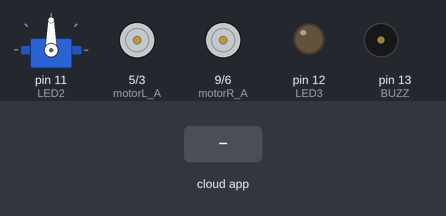
Bench run of a sketch on a simulated Arduino Uno, built with avr-gcc and run on an emulated ATmega328P. Parts: servo, motor-driver pin pairs drawn as motors (green arrow = first pin HIGH = forward, orange = second pin HIGH = backward, longer = more drive), output pins drawn as LEDs (lit = HIGH), buzzer (waves = sounding, pin HIGH). Inputs (shaded band) come from the test bench. The ROS host is connected and sends only what is stated.

Above: at 1.2 s.
1.3 s: the phone or cloud app sets linear.x to -100
At 1.9 s:
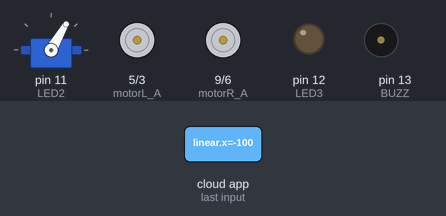
2.8 s: the phone or cloud app sets linear.x to 100
At 4.0 s:
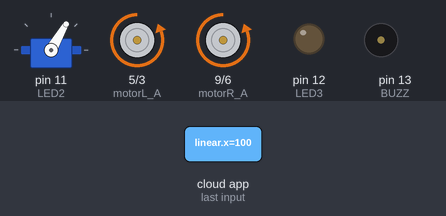
4.3 s: the phone or cloud app sets linear.x to 0
At 5.3 s:
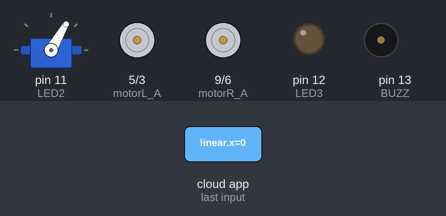
5.8 s: the phone or cloud app sets angular.z to -100
At 6.5 s:
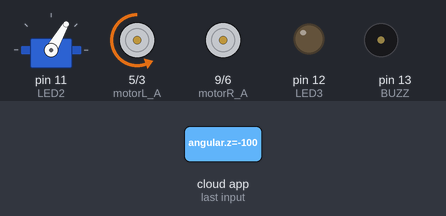
7.3 s: the phone or cloud app sets angular.z to 100
At 7.7 s:
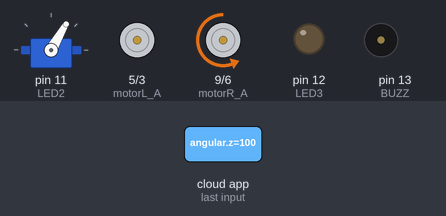
8.8 s: the phone or cloud app sets linear.x to 100
At 10.0 s:
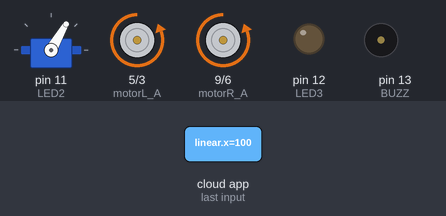
Timing chart, 0 to 11.3 s (numbered marks = the images above; inputs shaded):
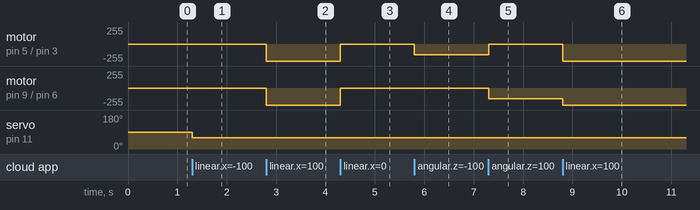

The sketch:

makibot_arduino_V2.ino
```cpp
//Makibot Test
/*Data Format
   LeftMotor Speed, RightMotor Speed, Headlight Intensity, Picker(bool), AUX1, AUX2
    255,255,50,1,0,0%

  PWM = T per Rotation
  50 = 5.4
  100 = 3
  150 = 2.1
  200 = 1.7
  250 = 1.3
*/

#include <ros.h>
#include <std_msgs/String.h>
#include <geometry_msgs/Twist.h>

#include <Servo.h>

Servo claw_servo;  // create servo object to control a servo
#define motorR_A 9
#define motorR_B 6
#define motorL_A 5
#define motorL_B 3

#define TRIG_PIN A0
#define ECHO_PIN A1

#define LED1 10
#define LED2 11
#define LED3 12

#define BUZZ 13


#define forward false
#define reverse true

#define left true
#define right false


ros::NodeHandle  nh;
String rec;

void messageCb( const geometry_msgs::Twist& cmd)
{

  float spd = cmd.linear.x;
  float ang = cmd.angular.z;

  int16_t pwm_l = 900 * spd + (ang * 80);
  int16_t pwm_r = 900 * spd - (ang * 80);

    pwm_l = abs(pwm_l);
    pwm_r = abs(pwm_r);


    if (ang >= 0)
    {
      pwm_l -= ang * 80;
      pwm_r += ang * 80;
    }
    else if ( ang < 0)
    {
      pwm_l += (ang * -1) * (80);
      pwm_r -= (ang * -1) * (80);
    }

    if (pwm_r > 255)
      pwm_r = 255;
    if (pwm_l > 255)
      pwm_l = 255;
    if (pwm_r < 0)
      pwm_r = 0;
    if (pwm_l < 0)
      pwm_l = 0;

    if (spd >= 0)
    {
      rotate(motorR_A, motorR_B, pwm_r, forward);
      rotate(motorL_A, motorL_B, pwm_l, forward);
    }
  //  else if ( spd < 0.0)
  //  {
  //    rotate(motorR_A, motorR_B, pwm_r, reverse);
  //    rotate(motorL_A, motorL_B, pwm_l, reverse);
  //  }
    if (cmd.linear.y == 0)
      claw_servo.write(60);
    else if (cmd.linear.y == 1)
      claw_servo.write(135);


}

ros::Subscriber<geometry_msgs::Twist> sub("cmd_vel", &messageCb );

void setup()
{
  nh.initNode();
  nh.subscribe(sub);
  //Serial.begin(9600);
  pinMode(motorR_A, OUTPUT);
  pinMode(motorR_B, OUTPUT);
  pinMode(motorL_A, OUTPUT);
  pinMode(motorL_B, OUTPUT);
  pinMode(TRIG_PIN, OUTPUT);
  pinMode(ECHO_PIN, INPUT);
  //  pinMode(LED1, OUTPUT);
  pinMode(LED2, OUTPUT);
  pinMode(LED3, OUTPUT);
  pinMode(BUZZ, OUTPUT);
  claw_servo.attach(11);  // attaches the servo on pin 9 to the servo object

}

int ctr = 0;

void loop()
{

  nh.spinOnce();
  delay(1);
  /*

    if (getDistance() < 10)
    {
      Backward(spd);
      delay(1000);
      brake();
    }
    if (Serial.available() > 0)
    {
      char rec = Serial.read();
      if (rec == 'F')
        Forward(spd, spd);
      else if (rec == 'B')
        Backward(spd);
      else if (rec == 'R')
        Right(spd);
      else if (rec == 'L')
        Left(spd);
      else if (rec == 'I')
        turnRight(spd);
      else if (rec == 'G')
        turnLeft(spd);
      else if (rec == 'S')
        brake();
      else if (rec == 'L')
        turnLeft(spd);
      else if (rec == 'W')
        digitalWrite(LED1, HIGH);
      else if (rec == 'w')
        digitalWrite(LED1, LOW);
      else if (rec == 'U')
        digitalWrite(LED2, HIGH);
      else if (rec == 'u')
        digitalWrite(LED2, LOW);
      else if (rec == 'V')
        digitalWrite(BUZZ, HIGH);
      else if (rec == 'v')
        digitalWrite(BUZZ, LOW);
      else if ( rec == 'z')
        buzz(5);
    }
  */

}

void rotate(uint8_t motorA, uint8_t motorB, uint16_t sp, bool dir)
{
  if (dir)
  {
    analogWrite(motorA, sp);
    analogWrite(motorB, 0);
  }
  else if (!dir)
  {
    analogWrite(motorA, 0);
    analogWrite(motorB, sp);
  }
}

//void turnLeft(uint16_t sp)
//{
//  rotate(motorR_A, motorR_B, sp, forward);
//  rotate(motorL_A, motorL_B, 0, forward);
//}
//
//void turnRight(uint16_t sp)
//{
//  rotate(motorR_A, motorR_B, 0, forward);
//  rotate(motorL_A, motorL_B, sp, forward);
//}
//
//void Left(uint16_t sp)
//{
//  rotate(motorR_A, motorR_B, sp, forward);
//  rotate(motorL_A, motorL_B, sp, reverse);
//}
//
//void Right(uint16_t sp)
//{
//  rotate(motorR_A, motorR_B, sp, reverse);
//  rotate(motorL_A, motorL_B, sp, forward);
//}
//
//void brake()
//{
//  rotate(motorR_A, motorR_B, 0, forward);
//  rotate(motorL_A, motorL_B, 0, forward);
//}
//
//void Backward(uint16_t sp)
//{
//  rotate(motorR_A, motorR_B, sp, reverse);
//  rotate(motorL_A, motorL_B, sp, reverse);
//}
//
//void Forward(uint16_t spL, uint16_t spR)
//{
//  rotate(motorR_A, motorR_B, spR, forward);
//  rotate(motorL_A, motorL_B, spL, forward);
//}

//void buzz(uint16_t duration)
//{
//  for (int i = 0; i < duration; i++)
//  {
//    digitalWrite(BUZZ, HIGH);
//    delay(50);
//    digitalWrite(BUZZ, LOW);
//    delay(50);
//  }
//}

//float getDistance()
//{
//  float duration, distance;
//  digitalWrite(TRIG_PIN, LOW);
//  delayMicroseconds(2);
//  // Sets the TRIG_PIN on HIGH state for 10 micro seconds
//  digitalWrite(TRIG_PIN, HIGH);
//  delayMicroseconds(10);
//  digitalWrite(TRIG_PIN, LOW);
//  // Reads the ECHO_PIN, returns the sound wave travel time in microseconds
//  duration = pulseIn(ECHO_PIN, HIGH);
//  // Calculating the distance
//  distance = duration * 0.034 / 2;
//  return distance;
//}
```

Measured:
- after the input at 1.3 s, servo on pin 11 (LED2): 90° → 60° at once
- after the input at 2.8 s, motor on pin 5 (motorL_A) / pin 3 (motorL_B), motor on pin 9 (motorR_A) / pin 6 (motorR_B): stopped → backward 255/255 at once
- after the input at 4.3 s, motor on pin 5 (motorL_A) / pin 3 (motorL_B), motor on pin 9 (motorR_A) / pin 6 (motorR_B): backward 255/255 → stopped at once
- after the input at 5.8 s, motor on pin 5 (motorL_A) / pin 3 (motorL_B): stopped → backward 160/255 at once
- after the input at 7.3 s, motor on pin 5 (motorL_A) / pin 3 (motorL_B): backward 160/255 → stopped at once; motor on pin 9 (motorR_A) / pin 6 (motorR_B): stopped → backward 160/255 at once
- after the input at 8.8 s, motor on pin 5 (motorL_A) / pin 3 (motorL_B): stopped → backward 255/255 at once; motor on pin 9 (motorR_A) / pin 6 (motorR_B): backward 160/255 → backward 255/255 at once
